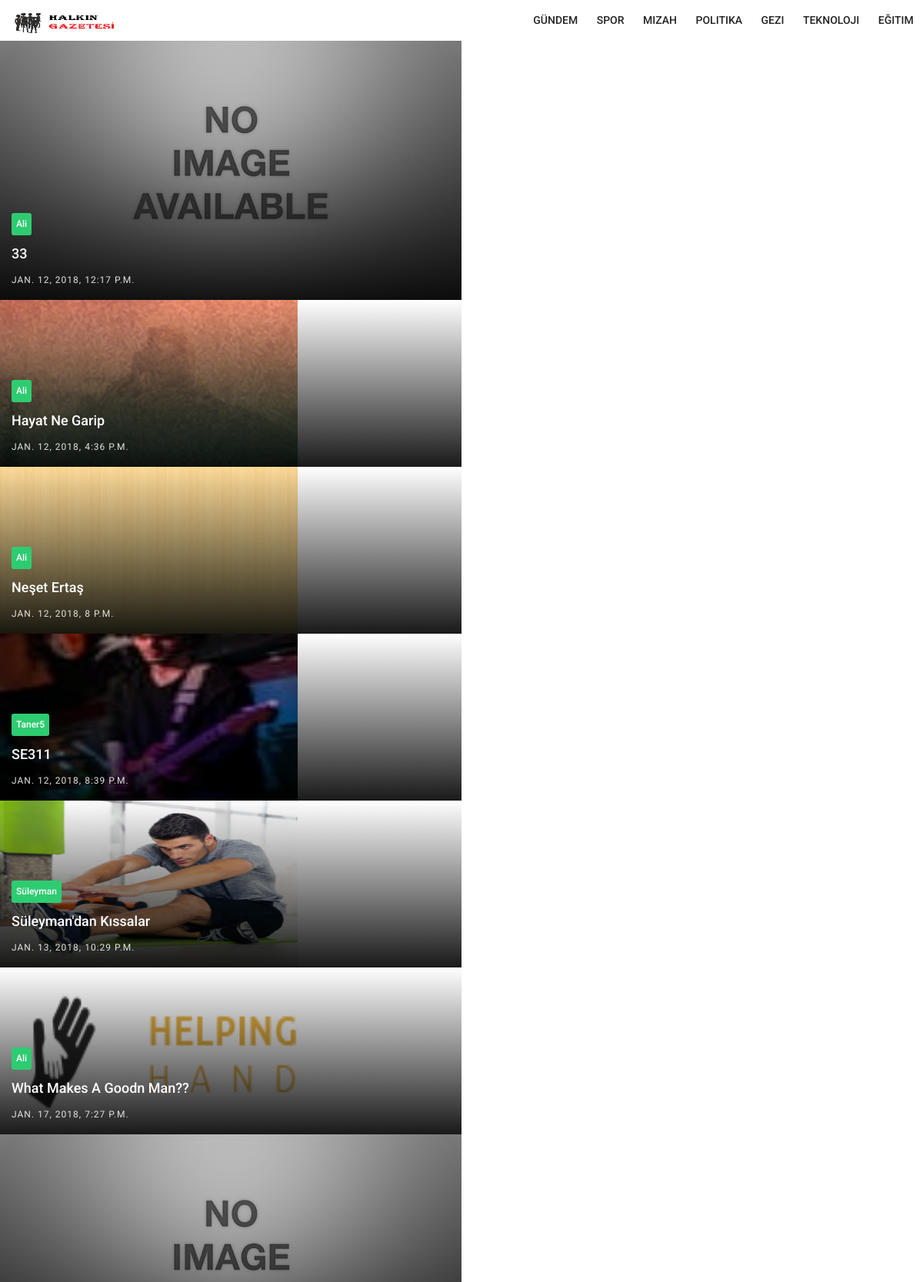
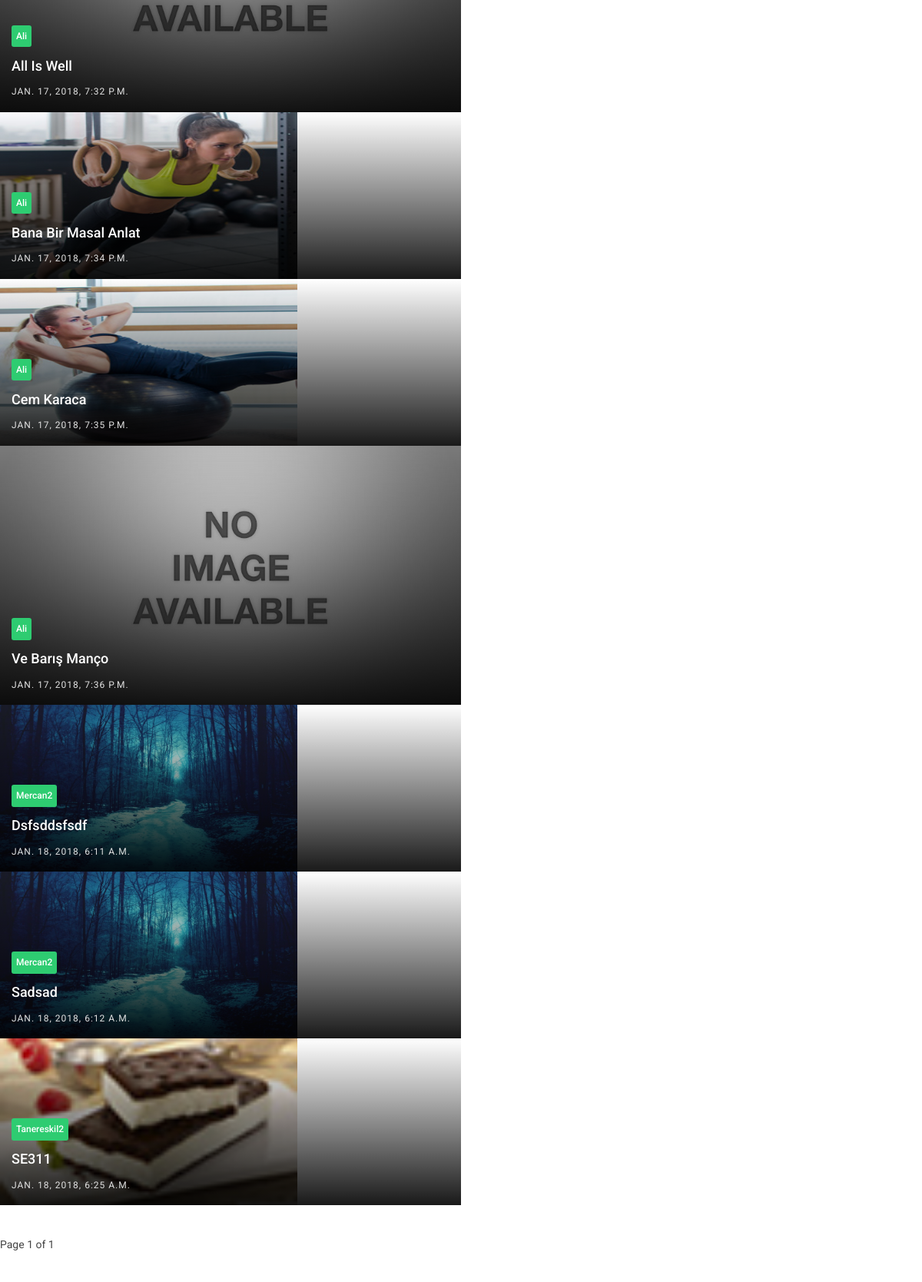
The page / (upper part) on the database its author committed (2 pictures, top to bottom).
### deneme/models.py (models this page shows, shortened)
class Kategori(models.Model):
    katadi=models.CharField(max_length=30,verbose_name='kategoriadi')

class Postumuz(models.Model):
    user=models.ForeignKey('auth.User',verbose_name='Yazar',related_name='posts')
    kat=models.ForeignKey('Kategori',verbose_name='Kategori',related_name='posts')
    baslik=models.CharField(max_length=120,verbose_name="Başlık")
    content=RichTextField(verbose_name="İçerik")
    tarihi=models.DateTimeField(verbose_name="Yayımlanma Tarihi",auto_now_add=True)
    image=models.FileField(null=True,blank=True)

### deneme/views.py (the view)
# urls.py: url(r'^$',deneme_views.indexpage),
def indexpage(request):
    if request.user.is_authenticated():
        context={
            'isim':request.user.username,
        }
    else:
        context = {
            'isim': 'Misafir',
        }
    pop_list=Postumuz.objects.all()
    query = request.GET.get('search')
    if query:
        pop_list=pop_list.filter(
            Q(baslik__icontains=query) |
            Q(user__username__icontains=query)|
            Q(kat__katadi__icontains=query)
        ).distinct()
    paginator=Paginator(pop_list,15)
    page=request.GET.get('page')
    try:
        pop=paginator.page(page)
    except PageNotAnInteger:
        pop=paginator.page(1)
    except EmptyPage:
        pop=paginator.page(paginator.num_pages)
    kat_list=Kategori.objects.all()
    return render(request,'index.html',{'pop':pop,'isim':context,'kat':kat_list})

### deneme/templates/index.html (shortened to what this page needs)
<!DOCTYPE html>
<html lang="en">
<head>
      <link href="/static/deneme/css/bootstrap-normal-container.min.css" rel="stylesheet" type="text/css">
      <link href="/static/deneme/css/animate.min.css" rel="stylesheet" type="text/css">
      <link href="/static/deneme/css/zerogrid.css" rel="stylesheet" type="text/css">
      <link rel="stylesheet" href="/static/deneme/css/megaMenu.css">
      <link href="/static/deneme/css/font-awesome.min.css" rel="stylesheet" type="text/css">
      <link rel="stylesheet" href="/static/deneme/css/themify-icons.css" type="text/css">
      <link href="/static/deneme/css/owl.carousel.css" rel="stylesheet" type="text/css">
      <link href="/static/deneme/css/owl.theme.default.css" rel="stylesheet" type="text/css">
      <link href="/static/deneme/css/style.css" rel="stylesheet" type="text/css">
      <link href="/static/deneme/css/breakingNews.css" rel="stylesheet" type="text/css">
      <link href="/static/deneme/css/magnific-popup.css" rel="stylesheet">
      <link rel="stylesheet" id="color" href="css/colors/defualt.css">
   </head>
   <body>
   {% block body %}
      <section class="menu-container-section">
         <nav id="menu-3" class="megaMenu" data-color="">
            <div class="nav-container">
               <div class="sticky-container">
                  <ul class="menu-logo hidden-md">
                     <li>
                        <a href="/">
                        <img src="/static/deneme/images/logo-small.png" class="img-responsive" alt="logo">
                        </a>
                     </li>
                  </ul>
                           <ul class="menu-links pull-right">
                       {% for kategori in kat.all %}
                     <li>
                        <a href="{{ kategori.id }}/kategoriIndex"><span class="text">  {{ kategori.katadi }} </span> </a>
                     </li>
                       {% endfor %}
                  </ul>
               </div>
            </div>
         </nav>
  <section class="zerogrid-section">
         <div class="container-fluid">
            <div class="row">
               <div class="col-md-12 col-xs-12 col-sm-12">
                  <div class="zerogrid">
                     <div class="row">
                        {% for post in pop %}
                        <div class="col-1-4">
                           <div class="wrap-col">
                              <div class="grid-item">
                                 <div class="post-content">
                                    <div class="catname">
                                       <a class="btn btn-green" href="#">
                                          <div>{{ post.user}}</div>
                                       </a>
                                    </div>
                                    <h5> <a href="/{{ post.id }} ">{{ post.baslik }}</a> </h5>
                                    <ul class="post-tools">
                                       <li>  {{ post.tarihi }} </li>
                                    </ul>
                                 </div>
                                 <div class="post-thumb thumb">
                                    {% if post.image %}
                                    <img alt="" style="max-height:217px;max-width:387px;min-height:217px;min-width:387px;" src="{{ post.image.url }}">
                                    {% else %}
                                    <img alt="" src="/static/noi.jpg">
                                    {% endif %}
                                 </div>
                              </div>
                           </div>
                        </div>
                        {% endfor %}
                     </div>
                  </div>
               </div>
            </div>
         </div>
      </section>
                                 <div class="row">
            <div class="col-md-6">
<div class="pagination">
<ul class="pagination">
       <li>     Page {{ pop.number }} of {{ pop.paginator.num_pages }} </li>
     </ul>
</div></div>
         </div>
{% endblock %}
   </body>
</html>

### deneme/static/deneme/css/zerogrid.css (style rules this page uses)
.zerogrid { width: 1200px; position: relative; margin: 0 auto; padding: 0px; }
.zerogrid:after { content: "\0020"; display: block; height: 0; clear: both; visibility: hidden; }
.zerogrid .row:before,.row:after { content: '\0020'; display: block; overflow: hidden; visibility: hidden; width: 0; height: 0; }
.zerogrid .row:after { clear: both; }
.zerogrid .row { zoom: 1; }
.zerogrid .wrap-col { margin:10px; }
.zerogrid .col-1-2, .zerogrid .col-1-3, .zerogrid .col-2-3, .zerogrid .col-1-4, .zerogrid .col-2-4, .zerogrid .col-3-4, .zerogrid .col-1-5, .zerogrid .col-2-5, .zerogrid .col-3-5, .zerogrid .col-4-5, .zerogrid .col-1-6, .zerogrid .col-2-6, .zerogrid .col-3-6, .zerogrid .col-4-6, .zerogrid .col-5-6 { float:left; display: inline-block; }
.zerogrid .col-1-4 { width:25%; }

### deneme/static/deneme/css/colors/defualt.css (style rules this page uses)
.megaMenu .menu-logo > li > a::after, .megaMenu .menu-links > li > a::after, .megaMenu .drop-down li > a::after, .megaMenu .drop-down-large .nav-tabs.vertical a::after, .megaMenu .drop-down-medium .nav-tabs.vertical a::after, .megaMenu .drop-down-large .nav-tabs a::after, .megaMenu .drop-down-medium .nav-tabs a::after, .megaMenu .drop-down-large .well::after, .megaMenu .drop-down-medium .well::after, .megaMenu .drop-down-large .list-group .list-group-item::after, .megaMenu .drop-down-medium .list-group .list-group-item::after, .megaMenu .drop-down-large .btn-default::after, .megaMenu .drop-down-medium .btn-default::after, .megaMenu .drop-down-large .btn::after, .megaMenu .drop-down-medium .btn::after, .megaMenu .drop-down-large table td::after, .megaMenu .drop-down-large table th::after, .megaMenu .drop-down-medium table th::after, .megaMenu .drop-down-medium table th::after, .megaMenu .menu-user-profile .profile-icons a::after, .megaMenu .menu-contact-us button[type="submit"]::after, .megaMenu .menu-contact-us button[type="reset"]::after, .megaMenu .menu-search-bar-desktop button[type="submit"]::after, .megaMenu ul.menu-search-bar-mobile button[type="submit"]::after, .megaMenu .menu-search-bar-desktop > li > a > i.fa::after, .megaMenu ul.menu-search-bar-mobile > li > a > i.fa::after { background-color: #f44a56; }

### rows shown on the page
Kategori: katadi "GÜNDEM"
Kategori: katadi "SPOR"
Kategori: katadi "MIZAH"
Kategori: katadi "POLITIKA"
Kategori: katadi "GEZI"
Kategori: katadi "TEKNOLOJI"
Kategori: katadi "EĞITIM"
Postumuz: user "Ali", baslik "33", tarihi "JAN. 12, 2018, 12:17 P.M."
Postumuz: user "Ali", baslik "Hayat Ne Garip", tarihi "JAN. 12, 2018, 4:36 P.M.", image (picture)
Postumuz: user "Ali", baslik "Neşet Ertaş", tarihi "JAN. 12, 2018, 8 P.M.", image (picture)
Postumuz: user "Taner5", baslik "SE311", tarihi "JAN. 12, 2018, 8:39 P.M.", image (picture)
Postumuz: user "Süleyman", baslik "Süleyman'dan Kıssalar", tarihi "JAN. 13, 2018, 10:29 P.M.", image (picture)
Postumuz: user "Ali", baslik "What Makes A Goodn Man??", tarihi "JAN. 17, 2018, 7:27 P.M.", image (picture)
Postumuz: user "Ali", baslik "All Is Well", tarihi "JAN. 17, 2018, 7:32 P.M."
Postumuz: user "Ali", baslik "Bana Bir Masal Anlat", tarihi "JAN. 17, 2018, 7:34 P.M.", image (picture)
Postumuz: user "Ali", baslik "Cem Karaca", tarihi "JAN. 17, 2018, 7:35 P.M.", image (picture)
Postumuz: user "Ali", baslik "Ve Barış Manço", tarihi "JAN. 17, 2018, 7:36 P.M."
Postumuz: user "Mercan2", baslik "Dsfsddsfsdf", tarihi "JAN. 18, 2018, 6:11 A.M.", image (picture)
Postumuz: user "Mercan2", baslik "Sadsad", tarihi "JAN. 18, 2018, 6:12 A.M.", image (picture)
Postumuz: user "Tanereskil2", baslik "SE311", tarihi "JAN. 18, 2018, 6:25 A.M.", image (picture)

### other values the page prints
{{ pop.number }} "1"
{{ pop.paginator.num_pages }} "1"
